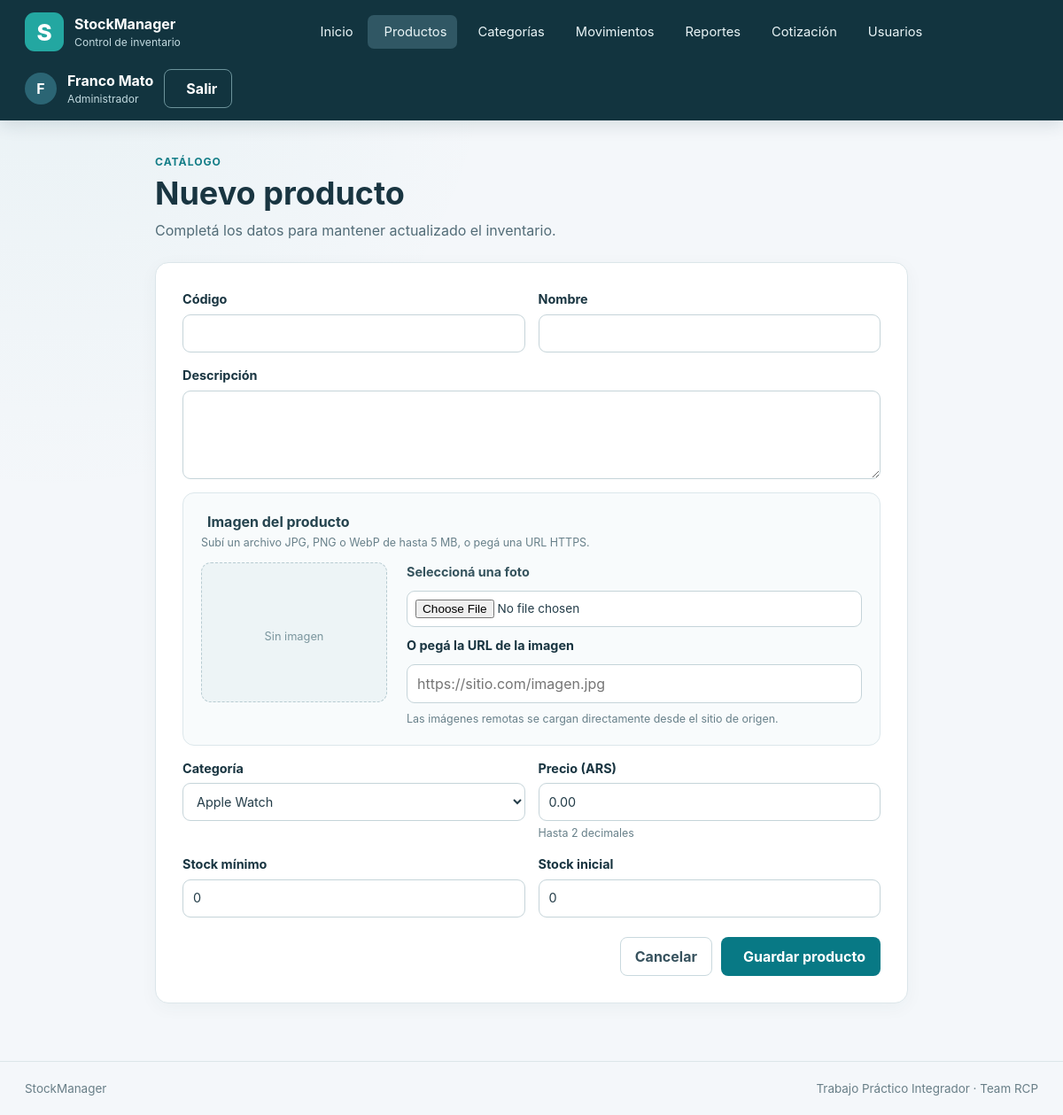
Screenshot of /productos/nuevo (signed in) with the database file from the repository.
### app/models.py (models this page shows)
class Usuario(db.Model):
    __tablename__ = "usuarios"
    __table_args__ = (
        db.Index(
            "idx_usuarios_correo_google",
            "correo_google",
            unique=True,
            sqlite_where=db.text("correo_google IS NOT NULL"),
        ),
        db.Index(
            "idx_usuarios_google_sub",
            "google_sub",
            unique=True,
            sqlite_where=db.text("google_sub IS NOT NULL"),
        ),
    )
    id = db.Column(db.Integer, primary_key=True)
    nombre = db.Column(db.Text, nullable=False)
    usuario = db.Column(db.Text, nullable=False, unique=True)
    password_hash = db.Column(db.Text, nullable=False)
    correo_google = db.Column(db.Text(collation="NOCASE"))
    google_sub = db.Column(db.Text)
    rol_id = db.Column(db.Integer, db.ForeignKey("roles.id", ondelete="RESTRICT"), nullable=False)
    activo = db.Column(db.Integer, nullable=False, default=1)
    creado_en = db.Column(db.Text, nullable=False, server_default=db.text("(strftime('%Y-%m-%dT%H:%M:%fZ', 'now'))"))
    rol = db.relationship("Rol")

class Rol(db.Model):
    __tablename__ = "roles"
    id = db.Column(db.Integer, primary_key=True)
    nombre = db.Column(db.Text, nullable=False, unique=True)
    descripcion = db.Column(db.Text, nullable=False)

### app/productos/routes.py (the view, shortened to what this page needs)
@bp.route("/nuevo", methods=["GET", "POST"])
@administrador_requerido
def nuevo():
    return render_template("productos/formulario.html", producto=None, categorias=_categorias())

### app/productos/routes.py (called while the page is built)
def _categorias():
    return db.session.scalars(select(Categoria).where(Categoria.activa == 1).order_by(Categoria.nombre)).all()

### app/security.py (called while the page is built)
def csrf_token() -> str:
    if "csrf_token" not in session:
        session["csrf_token"] = secrets.token_urlsafe(32)
    return session["csrf_token"]

def validar_csrf() -> None:
    if request.method in {"POST", "PUT", "PATCH", "DELETE"}:
        actual = session.get("csrf_token", "")
        recibido = request.form.get("csrf_token", "")
        if not actual or not recibido or not hmac.compare_digest(actual, recibido):
            abort(400, description="Token CSRF inválido. Volvé a cargar el formulario.")

def login_requerido(func):
    @wraps(func)
    def wrapper(*args, **kwargs):
        if g.usuario is None:
            return redirect(url_for("auth.login"))
        return func(*args, **kwargs)
    return wrapper

def administrador_requerido(func):
    @wraps(func)
    @login_requerido
    def wrapper(*args, **kwargs):
        if g.usuario.rol.nombre != "administrador":
            abort(403)
        return func(*args, **kwargs)
    return wrapper

### app/templates/productos/formulario.html (shortened to what this page needs)
{% extends 'base.html' %}
{% block contenido %}
<section class="form-page">
  <div class="page-heading">
    <div>
      <p class="eyebrow">Catálogo</p>
      <h1>{{ 'Editar' if producto else 'Nuevo' }} producto</h1>
      <p class="page-lead">Completá los datos para mantener actualizado el inventario.</p>
    </div>
  </div>
  <div class="panel form-panel">
    {% if not categorias %}
    <div class="empty-state">
      <p>Primero necesitás crear una <a class="text-link" href="{{ url_for('categorias.listar') }}">categoría
          activa</a>.</p>
    </div>
    {% else %}
    <form method="post" class="form-grid" enctype="multipart/form-data">
      <label>Código
        <input name="codigo" maxlength="40" value="{{ producto.codigo if producto else '' }}" required>
      </label>
      <label>Nombre
        <input name="nombre" maxlength="120" value="{{ producto.nombre if producto else '' }}" required>
      </label>
      <label class="field-span">Descripción
        <textarea name="descripcion" maxlength="500">{{ producto.descripcion or '' if producto else '' }}</textarea>
      </label>
      <div class="field-span image-upload-field">
        <div>
          <h2 class="form-section-title"> Imagen del producto</h2>
          <p class="field-hint">Subí un archivo JPG, PNG o WebP de hasta 5 MB, o pegá una URL HTTPS.</p>
        </div>
        <div class="image-upload-layout">
          <div class="image-preview" id="image-preview">
            {% if producto and producto.imagen %}
            <img src="{{ producto.imagen if producto.imagen.startswith('https://') else url_for('static', filename=producto.imagen) }}" alt="Imagen actual de {{ producto.nombre }}">
            {% else %}
            <span class="image-preview-placeholder"><span>Sin imagen</span></span>
            {% endif %}
          </div>
          <div class="image-upload-controls">
            <label for="product-image">Seleccioná una foto</label>
            <input id="product-image" type="file" name="imagen" accept="image/jpeg,image/png,image/webp">
            <label for="product-image-url">O pegá la URL de la imagen</label>
            <input id="product-image-url" type="url" name="imagen_url" maxlength="2048"
                   placeholder="https://sitio.com/imagen.jpg"
                   value="{{ producto.imagen if producto and producto.imagen and producto.imagen.startswith('https://') else '' }}">
            <span class="field-hint">Las imágenes remotas se cargan directamente desde el sitio de origen.</span>
          </div>
        </div>
      </div>
      <label>Categoría
        <select name="categoria_id" required>
          {% for c in categorias %}
          <option value="{{ c.id }}" {% if producto and producto.categoria_id==c.id %}selected{% endif %}>{{ c.nombre }}
          </option>
          {% endfor %}
        </select>
      </label>
      <label>Precio (ARS)
        <input name="precio" inputmode="decimal"
          value="{{ '%0.2f'|format(producto.precio_centavos / 100) if producto else '0.00' }}" required>
        <span class="field-hint">Hasta 2 decimales</span>
      </label>
      <label class="{{ 'field-span' if producto else '' }}">Stock mínimo
        <input type="number" name="stock_minimo" min="0" value="{{ producto.stock_minimo if producto else 0 }}"
          required>
      </label>
      {% if not producto %}
      <label>Stock inicial
        <input type="number" name="stock_inicial" min="0" value="0" required>
      </label>
      {% endif %}
      <div class="form-actions field-span">
        <a class="button button--quiet-dark" href="{{ url_for('productos.listar') }}">Cancelar</a>
        <button class="button button--primary" type="submit"> Guardar producto</button>
      </div>
    </form>
    {% endif %}
  </div>
</section>
{% endblock %}

### app/templates/base.html (shortened to what this page needs)
<!doctype html>
<html lang="es-AR">
<head>
  <link rel="stylesheet" href="{{ url_for('static', filename='css/styles.css') }}">
  <link rel="stylesheet" href="{{ url_for('static', filename='vendor/fontawesome/css/solid.min.css') }}">
  <link rel="stylesheet" href="{{ url_for('static', filename='vendor/sweetalert2/sweetalert2.min.css') }}">
</head>
<body>
  <header class="site-header">
    <div class="header-inner">
      <a class="brand" href="{{ url_for('main.inicio') }}" aria-label="StockManager, ir al inicio">
        <span class="brand-mark" aria-hidden="true">S</span>
        <span class="brand-copy">
          <strong>StockManager</strong>
          <small>Control de inventario</small>
        </span>
      </a>
      {% if g.usuario %}
      <nav class="main-nav" aria-label="Menú principal">
        <a href="{{ url_for('main.inicio') }}" ><span>Inicio</span></a>
        <a href="{{ url_for('productos.listar') }}" {% if request.endpoint and request.endpoint.startswith('productos.')
          %}aria-current="page" {% endif %}><span>Productos</span></a>
        <a href="{{ url_for('categorias.listar') }}" ><span>Categorías</span></a>
        <a href="{{ url_for('movimientos.listar') }}" ><span>Movimientos</span></a>
        <a href="{{ url_for('reportes.inicio') }}" ><span>Reportes</span></a>
        {% if g.usuario.rol.nombre == 'administrador' %}
        <a href="{{ url_for('cotizaciones.inicio') }}"><span>Cotización</span></a>
        <a href="{{ url_for('usuarios.listar') }}" ><span>Usuarios</span></a>
        {% endif %}
      </nav>
      <div class="user-menu">
        <span class="user-avatar" aria-hidden="true">{{ g.usuario.nombre[:1]|upper }}</span>
        <span class="user-details">
          <strong>{{ g.usuario.nombre }}</strong>
          <small>{{ g.usuario.rol.nombre|capitalize }}</small>
        </span>
        <form method="post" action="{{ url_for('auth.logout') }}">
          <button class="button button--quiet" type="submit"><span>Salir</span></button>
        </form>
      </div>
      {% endif %}
    </div>
  </header>
  <main class="page-shell">
    {% block contenido %}{% endblock %}
  </main>
  <footer class="site-footer">
    <span>StockManager</span>
    <span>Trabajo Práctico Integrador · Team RCP</span>
  </footer>
</body>
</html>

### rows the page displays
Usuario: usuario "F", usuario.nombre "Franco Mato"
Rol: usuario.rol.nombre "Administrador"

### other values shown
{{ 'Editar' if producto else 'Nuevo' }} "Nuevo"
form field categoria_id "Apple Watch"
